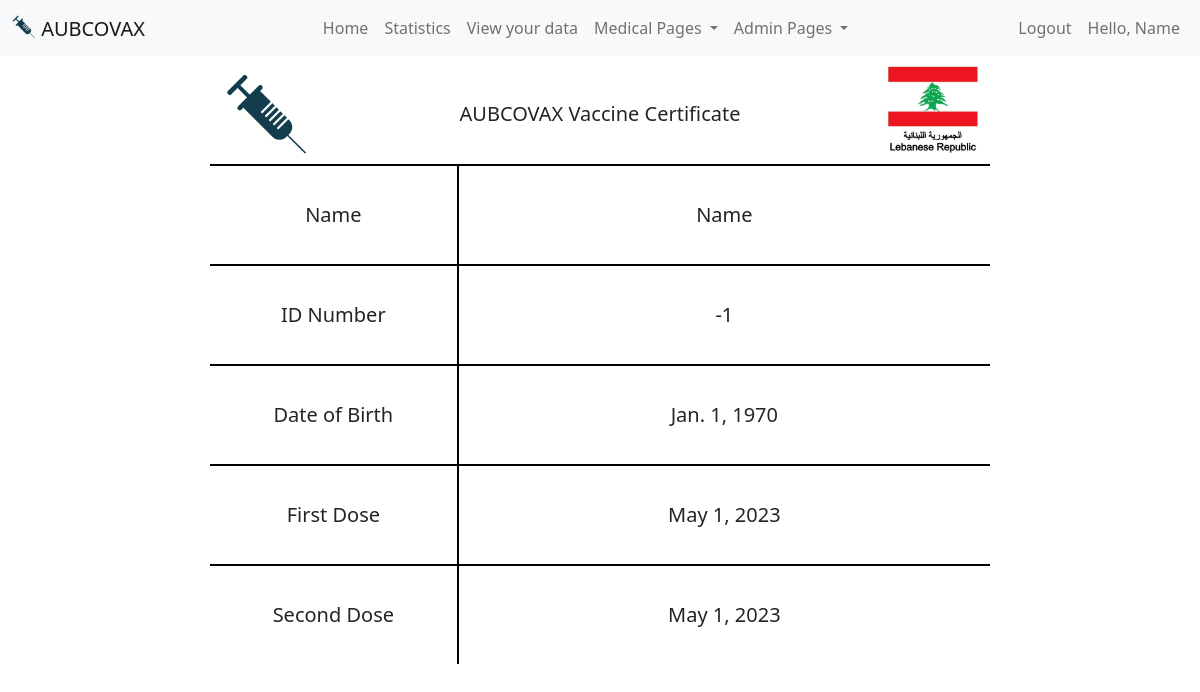
The page /viewCertificate/ (signed in) on the database as committed earlier.
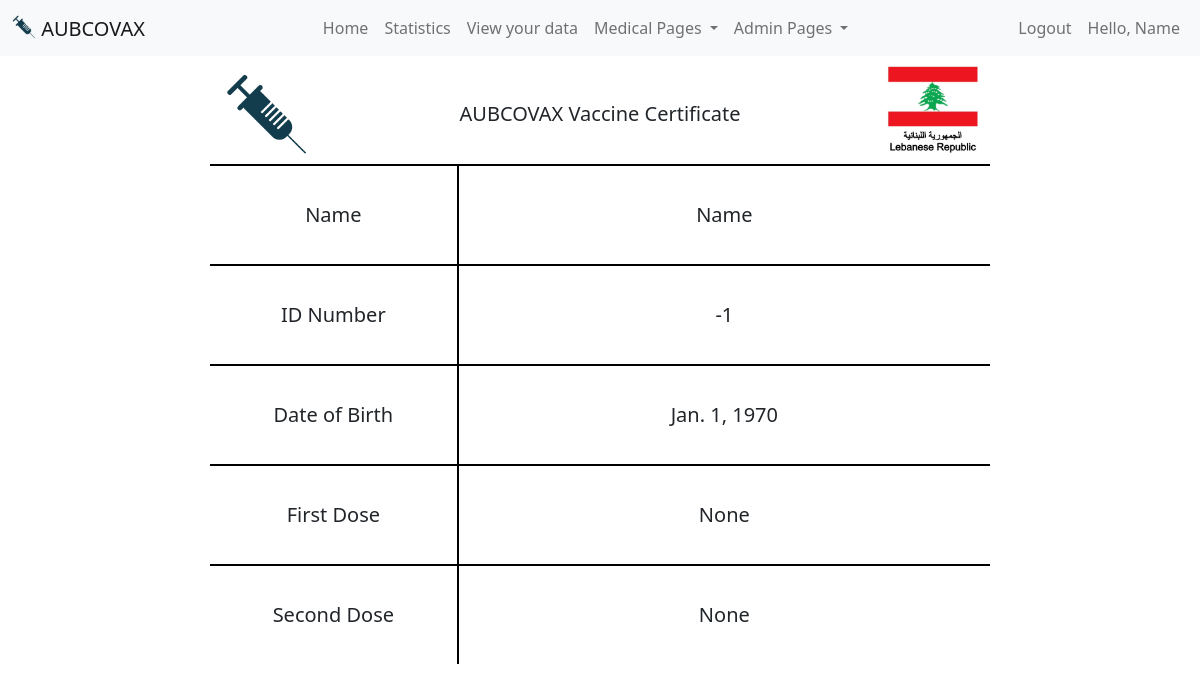
The same page on the database as committed later.
### main/models.py (models this page shows, shortened)
class Account(AbstractBaseUser, PermissionsMixin):
    username=models.CharField(max_length=200, unique=True)
    isMedicalStaff = models.BooleanField(default=False)
    isAdmin = models.BooleanField(default=False)
    name = models.CharField(max_length=200)
    email = models.EmailField(unique=False)
    DOB = models.DateField()
    ID_nbr = models.IntegerField(unique=True)
    phone_nbr = models.IntegerField(unique=True)
    address = models.CharField(max_length=200)
    medical_history = models.TextField()
    doseOne = models.BooleanField(default=False)
    doseOneDate = models.DateField(null=True, blank=True)
    doseOneTime=models.CharField(max_length=200, null=True, blank=True)
    doseTwo = models.BooleanField(default=False)
    doseTwoDate = models.DateField(null=True, blank=True)
    doseTwoTime=models.CharField(max_length=200, null=True, blank=True)
    is_staff=models.BooleanField(default=False)
    is_active=models.BooleanField(default=True)
    objects = MyUserManager()
    USERNAME_FIELD = 'username'
    REQUIRED_FIELDS = ['name', 'email', 'isMedicalStaff', 'isAdmin', 'DOB', 'ID_nbr', 'phone_nbr', 'address', 'medical_history']

### main/views.py (the view)
# urls.py: path('viewCertificate/', views.viewCertificate, name='viewCertificate'),
def viewCertificate(request):
    if not request.user.is_authenticated:
        return render(request, 'notAllowed.html')
    return render(request, 'certificate.html')

### main/templates/certificate.html (shortened to what this page needs)
{% extends 'base.html' %}
{% block content %}
<div id="pdfgenerated" class="container">
    <div class="row first-row">
        <div class="col" style="display: flex; height:100%">
            {% load static %}
            <img src="{% static '/vaccine.png' %}" alt="" style="height:85%; width:auto; margin: 7.5px auto;">
        </div>
        <div class="col-8" style="display: flex;">
            <h5 style="margin: auto; text-align: center;">AUBCOVAX Vaccine Certificate</h5>
        </div>
        <div class="col" style="display: flex; height: 100%;">
            {% load static %}
            <img src="{% static '/flag.jpg' %}" alt="" style="width:auto; height:90%; margin: 0 auto;">
        </div>
    </div>
    <div class="row patientInfo" style="height:100px;">
        <div class="col" style="display: flex">
            <h5 style="margin: auto;">Name</h5>
        </div>
        <div class="col-8" style="display: flex;">
            <h5 style="margin: auto;">{{user.name}}</h5>
        </div>
    </div>
    <div class="row patientInfo" style="height:100px;">
        <div class="col" style="display: flex">
            <h5 style="margin: auto;">ID Number</h5>
        </div>
        <div class="col-8" style="display: flex;">
            <h5 style="margin: auto;">{{user.ID_nbr}}</h5>
        </div>
    </div>
    <div class="row patientInfo" style="height:100px;">
        <div class="col" style="display: flex">
            <h5 style="margin: auto;">Date of Birth</h5>
        </div>
        <div class="col-8" style="display: flex;">
            <h5 style="margin: auto;">{{user.DOB}}</h5>
        </div>
    </div>
    <div class="row patientInfo" style="height:100px;">
        <div class="col" style="display: flex">
            <h5 style="margin: auto;">First Dose</h5>
        </div>
        <div class="col-8" style="display: flex;">
            <h5 style="margin: auto;">{{user.doseOneDate}}</h5>
        </div>
    </div>
    <div class="row patientInfo" style="height:100px;">
        <div class="col" style="display: flex">
            <h5 style="margin: auto;">Second Dose</h5>
        </div>
        <div class="col-8" style="display: flex;">
            <h5 style="margin: auto;">{{user.doseTwoDate}}</h5>
        </div>
    </div>
    <div class="row">
        <div class="col" style="display: flex;">
        </div>
    </div>
</div>
{% endblock %}

### main/templates/base.html (shortened to what this page needs)
<!doctype html>
<html lang="en">
  <head>
    <link href="https://cdn.jsdelivr.net/npm/bootstrap@5.0.2/dist/css/bootstrap.min.css" rel="stylesheet">
    {% load static %}
  </head>
  <body>
    <nav class="navbar navbar-expand-lg navbar-light bg-light mb-2">
      <div class="container-fluid">
        <a class="navbar-brand mb-0 h1" href="/">
          <img src="{% static '/vaccine.png' %}" alt="" width="24px" height="24px" class="d-inline-block align-text-top">
          AUBCOVAX
        </a>
        <div class="collapse navbar-collapse" id="navbarSupportedContent">
          <ul class="navbar-nav me-auto mb-lg-0" style="margin-left: auto;">
            <li class="nav-item">
              <a class="nav-link" href="/">Home</a>
            </li>
            <li class="nav-item">
              <a class="nav-link" href="/stats">Statistics</a>
            </li>
            {% if user.is_authenticated %}
            <li class="nav-item">
              <a class="nav-link" href="/patientInfo">View your data</a>
            </li>
            {% endif %}
            {% if user.isMedicalStaff %}
            <li class="nav-item dropdown">
              <a class="nav-link dropdown-toggle" href="#" id="navbarDropdown" role="button" data-bs-toggle="dropdown" aria-expanded="false">
                Medical Pages
              </a>
            </li>
            {% endif %}
            {% if user.isAdmin %}
            <li class="nav-item dropdown">
              <a class="nav-link dropdown-toggle" href="#" id="navbarDropdown" role="button" data-bs-toggle="dropdown" aria-expanded="false">
                Admin Pages
              </a>
            </li>
            {% endif %}
          </ul>
          <ul class="navbar-nav ml-auto">
            {% if user.is_authenticated %}
            <li class="nav-item">
              <a class="nav-link" href="/logout">Logout</a>
            </li>
            <li class="nav-item">
              <a class="nav-link" href="/patientInfo">Hello, {{user.name}}</a>
            </li>
            {% endif %}
        </div>
      </div>
    </nav>
    <div class="container-sm mb-4">
      {% block content %}
      {% endblock %}
    </div>
  </body>
</html>

### main/templates/certificate.html (style rules this page uses)
.col,col-8 { padding: 0; }
.patientInfo > .col { border-top: 2px solid #000 !important; margin-left: 10px; }
.patientInfo > .col-8 { border-top: 2px solid #000 !important; border-left: 2px solid #000 !important; margin-right: 10px; }
.container { max-width: 800px; }
.first-row { height: 100px; }
h5 { text-align: center; }

Rows that differ between the two databases and show on the page:
changed Account "Name": doseOneDate "May 1, 2023" → "None"; doseTwoDate "May 1, 2023" → "None"
